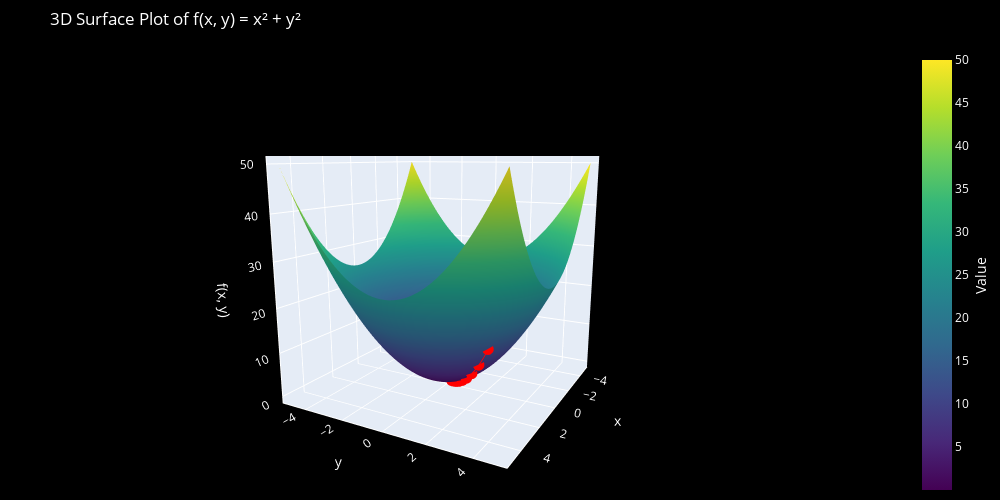

Source (notebook cell):
### Markdown cell above
### GD

### Code cell
x_0, y_0 = 2, 3
learning_rate = 0.1
num_epochs = 10

gd = GD(x_0, y_0, learning_rate, num_epochs, f)

fig_3D = plot_3D_GD(x, y, gd[:,0], gd[:,1], f) 
fig_3D.show()

### Figure 1 — Plotly figure (JSON) as saved in the notebook; plotly's stock layout.template omitted (floating-point values rounded to 4 significant figures; data arrays with more than 128 entries replaced by an {"elided": "..."} marker saying what was removed)
{"data": [{"colorbar": {"tickfont": {"color": "white"}, "title": {"font": {"color": "white"}, "side": "right", "text": "Value"}}, "colorscale": [[0, "#440154"], [0.1111, "#482878"], [0.2222, "#3e4989"], [0.3333, "#31688e"], [0.4444, "#26828e"], [0.5556, "#1f9e89"], [0.6667, "#35b779"], [0.7778, "#6ece58"], [0.8889, "#b5de2b"], [1, "#fde725"]], "showscale": true, "type": "surface", "x": {"elided": "100x100 float values"}, "y": {"elided": "100x100 float values"}, "z": {"elided": "100x100 float values"}}, {"line": {"color": "red", "width": 5}, "marker": {"color": "red", "size": 4}, "mode": "markers+lines", "name": "Path", "type": "scatter3d", "x": [2, 1.6, 1.28, 1.024, 0.8192, 0.6554, 0.5243, 0.4194, 0.3355, 0.2684], "y": [3, 2.4, 1.92, 1.536, 1.229, 0.983, 0.7864, 0.6291, 0.5033, 0.4027], "z": [13, 8.32, 5.325, 3.408, 2.181, 1.396, 0.8934, 0.5717, 0.3659, 0.2342]}], "layout": {"height": 500, "margin": {"b": 0, "l": 0, "r": 0, "t": 50}, "paper_bgcolor": "black", "plot_bgcolor": "black", "scene": {"bgcolor": "black", "camera": {"eye": {"x": 2, "y": 1.1, "z": 0.5}}, "xaxis": {"linecolor": "white", "linewidth": 2, "showgrid": true, "showline": true, "tickfont": {"color": "white"}, "title": {"font": {"color": "white"}, "text": "x"}}, "yaxis": {"linecolor": "white", "linewidth": 2, "showgrid": true, "showline": true, "tickfont": {"color": "white"}, "title": {"font": {"color": "white"}, "text": "y"}}, "zaxis": {"linecolor": "white", "linewidth": 2, "showgrid": true, "showline": true, "tickfont": {"color": "white"}, "title": {"font": {"color": "white"}, "text": "f(x, y)"}}}, "title": {"font": {"color": "white"}, "text": "3D Surface Plot of f(x, y) = x² + y²"}, "width": 1000}}
